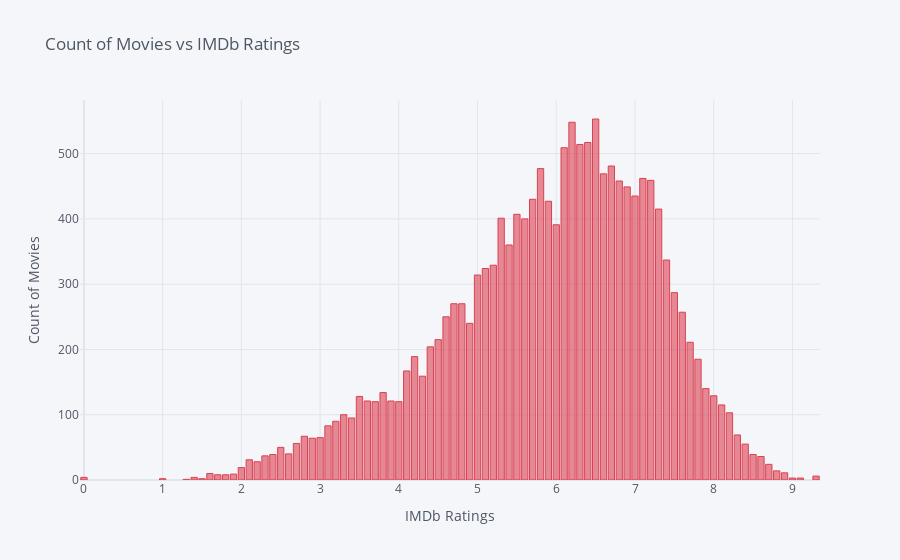

Write notebook code for a chart like this one.
### Markdown cell above
# IMDB Ratings

### Code cell
data['IMDb'].value_counts().iplot(kind="bar", color="Red", xTitle='IMDb Ratings', yTitle="Count of Movies", title = "Count of Movies vs IMDb Ratings")

### Figure 1 — Plotly figure (JSON) as saved in the notebook; plotly's stock layout.template omitted (floating-point values rounded to 4 significant figures)
{"data": [{"marker": {"color": "rgba(219, 64, 82, 0.6)", "line": {"color": "rgba(219, 64, 82, 1.0)", "width": 1}}, "name": "count", "orientation": "v", "text": "", "type": "bar", "x": [6.5, 6.2, 6.4, 6.3, 6.1, 6.7, 5.8, 6.6, 7.1, 7.2, 6.8, 6.9, 7, 5.7, 5.9, 7.3, 5.5, 5.3, 5.6, 6, 5.4, 7.4, 5.2, 5.1, 5, 7.5, 4.7, 4.8, 7.6, 4.6, 4.9, 4.5, 7.7, 4.4, 4.2, 7.8, 4.1, 4.3, 7.9, 3.8, 8, 3.5, 3.9, 3.6, 4, 3.7, 8.1, 8.2, 3.3, 3.4, 3.2, 3.1, 8.3, 2.8, 3, 2.9, 2.7, 8.4, 2.5, 2.6, 2.4, 8.5, 2.3, 8.6, 2.1, 2.2, 8.7, 2, 8.8, 8.9, 1.6, 1.9, 1.7, 1.8, 9.3, 1.4, 0, 9, 9.1, 1, 1.5, 1.3], "y": [553, 548, 517, 514, 509, 481, 477, 469, 462, 459, 458, 449, 435, 430, 427, 415, 407, 401, 400, 391, 360, 337, 329, 324, 314, 287, 270, 270, 257, 250, 240, 215, 211, 204, 189, 185, 167, 159, 140, 134, 129, 128, 121, 121, 120, 120, 115, 103, 100, 95, 90, 83, 69, 67, 65, 64, 56, 55, 50, 40, 39, 39, 37, 36, 31, 28, 24, 19, 14, 11, 10, 9, 8, 8, 6, 4, 4, 3, 3, 2, 2, 1]}], "layout": {"legend": {"bgcolor": "#F5F6F9", "font": {"color": "#4D5663"}}, "paper_bgcolor": "#F5F6F9", "plot_bgcolor": "#F5F6F9", "title": {"font": {"color": "#4D5663"}, "text": "Count of Movies vs IMDb Ratings"}, "xaxis": {"gridcolor": "#E1E5ED", "showgrid": true, "tickfont": {"color": "#4D5663"}, "title": {"font": {"color": "#4D5663"}, "text": "IMDb Ratings"}, "zerolinecolor": "#E1E5ED"}, "yaxis": {"gridcolor": "#E1E5ED", "showgrid": true, "tickfont": {"color": "#4D5663"}, "title": {"font": {"color": "#4D5663"}, "text": "Count of Movies"}, "zerolinecolor": "#E1E5ED"}}}
